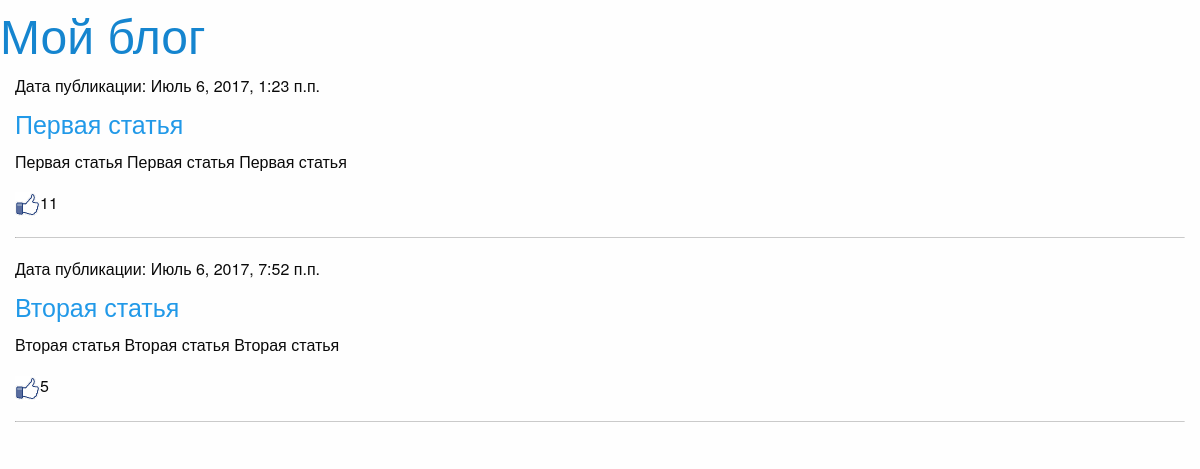
Screenshot of /basicview/ with the database file from the repository.
### article/models.py (models this page shows)
class Article(models.Model):
    class Meta:
        db_table = "article"
    article_title = models.CharField(max_length=200)
    article_text = models.TextField()
    article_date = models.DateTimeField()
    article_likes = models.IntegerField(default=0)

### article/views.py (the view)
# urls.py: url(r'^', views.articles),
def articles(request):
    return render_to_response('articles.html', {'articles': Article.objects.all()})

### article/templates/articles.html
{% extends 'main.html' %}
{% load staticfiles %}
{% block articles %}
    {% for article in articles %}
        <h6>Дата публикации: {{ article.article_date }}</h6>
        <h4><a href="/article/get/{{ article.id }}/">{{ article.article_title }}</a></h4>
        <p>{{ article.article_text }}</p>
        <p><a href="/article/addlike/{{ article.id }}/"><img src="{% static "like.png" %}"
                                                             width="25px"></a>{{ article.article_likes }}</p>
        <hr>    {% endfor %}
{% endblock %}

### templates/main.html (shortened to what this page needs)
{% load staticfiles %}
<!DOCTYPE html>
<html lang="en">
<head>
    <link rel="stylesheet" type="text/css" href="{% static "css/foundation.css" %}">
</head>
<body>
<h1><a href="/">Мой блог</a></h1>
<div class="row">
    <div class="medium-12 columns">
        {% block articles %}{% endblock %}
</body>
</html>

### static/css/foundation.css (style rules this page uses)
button,img,legend { border:0 }
body,button,legend { padding:0 }
h1,h2,h3,h4,h5,h6,p { text-rendering:optimizeLegibility }
html { font-family:sans-serif;-ms-text-size-adjust:100%;-webkit-text-size-adjust:100% }
.button,img { vertical-align:middle }
img { max-width:100%;height:auto;-ms-interpolation-mode:bicubic;display:inline-block }
a,b,em,i,small,strong { line-height:inherit }
dl,ol,p,ul { line-height:1.6 }
body,h1,h2,h3,h4,h5,h6 { font-family:"Helvetica Neue",Helvetica,Roboto,Arial,sans-serif;font-weight:400 }
body,html { font-size:100%;box-sizing:border-box }
*,:after,:before { box-sizing:inherit }
body { margin:0;line-height:1.5;color:#0a0a0a;background:#fefefe;-webkit-font-smoothing:antialiased;-moz-osx-font-smoothing:grayscale }
.row { max-width:75rem;margin-left:auto;margin-right:auto }
.row::after,.row::before { content:' ';display:table }
.row::after { clear:both }
.column,.columns { width:100%;float:left;padding-left:.9375rem;padding-right:.9375rem }
.column:last-child,.columns:last-child { float:right }
@media screen and (min-width:40em) { .medium-12 { width:100% } }
.breadcrumbs::after,.button-group::after,.clearfix::after,.off-canvas-wrapper-inner::after,.pagination::after,.tabs::after,.title-bar::after,.top-bar::after,hr { clear:both }
blockquote,dd,div,dl,dt,form,h1,h2,h3,h4,h5,h6,li,ol,p,pre,td,th,ul { margin:0;padding:0 }
dl,ol,p,ul { margin-bottom:1rem }
p { font-size:inherit }
h1,h2,h3,h4,h5,h6 { font-style:normal;color:inherit;margin-top:0;margin-bottom:.5rem;line-height:1.4 }
h1 { font-size:1.5rem }
h4 { font-size:1.125rem }
h6 { font-size:1rem }
@media screen and (min-width:40em) { h1 { font-size:3rem } }
@media screen and (min-width:40em) { h4 { font-size:1.5625rem } }
@media screen and (min-width:40em) { h6 { font-size:1rem } }
a { background-color:transparent;color:#2199e8;text-decoration:none;cursor:pointer }
a img { border:0 }
hr { box-sizing:content-box;max-width:75rem;height:0;border-top:0;border-bottom:1px solid #cacaca;margin:1.25rem auto }
body,html { height:100% }

### rows the page displays
Article: article_date "Июль 6, 2017, 1:23 п.п.", article_title "Первая статья", article_text "Первая статья Первая статья Первая статья", article_likes "11"
Article: article_date "Июль 6, 2017, 7:52 п.п.", article_title "Вторая статья", article_text "Вторая статья Вторая статья Вторая статья", article_likes "5"
